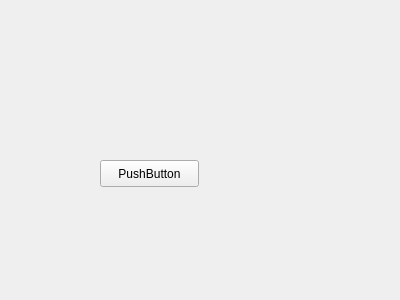
<?xml version="1.0" encoding="UTF-8"?>
<ui version="4.0">
 <class>Switch</class>
 <widget class="QWidget" name="Switch">
  <property name="geometry">
   <rect>
    <x>0</x>
    <y>0</y>
    <width>400</width>
    <height>300</height>
   </rect>
  </property>
  <property name="windowTitle">
   <string>Form</string>
  </property>
  <widget class="QPushButton" name="pushButton">
   <property name="geometry">
    <rect>
     <x>100</x>
     <y>160</y>
     <width>99</width>
     <height>27</height>
    </rect>
   </property>
   <property name="text">
    <string>PushButton</string>
   </property>
  </widget>
 </widget>
 <resources/>
 <connections/>
</ui>
